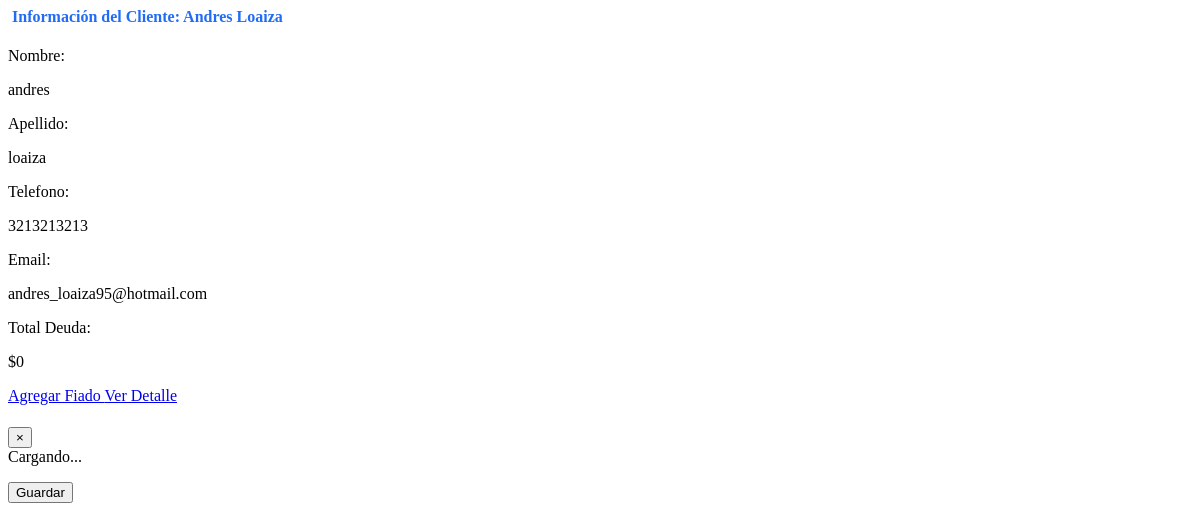
/clientes/cliente/727 (signed in), run on an earlier commit of the app's database.
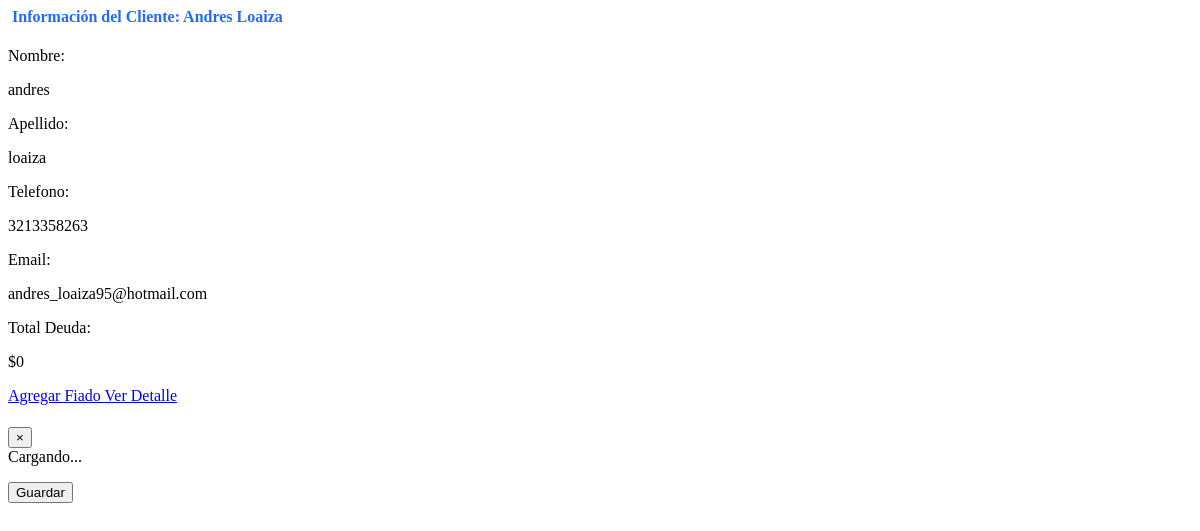
And on a later commit of the database.
### clientes/models.py (models this page shows, shortened)
class ClienteProfile(models.Model):
    nombre = models.CharField(max_length=100, blank=True)
    apellido = models.CharField(max_length=100, blank=True)
    email = models.EmailField(blank=True)
    telefono = models.CharField(max_length=20, blank=True)
    fecha_registro = models.DateTimeField(auto_now_add=True)
    activo = models.BooleanField(default=True)
    credit_balance = models.FloatField(max_length=100, blank=True, null=True)
    company = models.ForeignKey(
        'companies.CompanyProfile', on_delete=models.CASCADE,
        blank=True, null=True
    )
    @property
    def deuda(self):
        if self.credit_balance:
            locale.setlocale(locale.LC_ALL, 'es_CO.utf8')
            deuda = locale._format("%d", self.credit_balance, grouping=True)
            return deuda
        return '0'

### clientes/views.py (the view)
class ClienteDetailView(LoginRequiredMixin, PermissionRequiredMixin, generic.DetailView):
    template_name = 'clientes/detail_cliente.html'
    permission_required = 'organizaciones.pertenece_mesa_ayuda'
    slug_field = 'id'
    slug_url_kwarg = 'id'
    queryset = m.ClienteProfile.objects.all()
    def get_context_data(self, **kwargs):
        context = super().get_context_data(**kwargs)
        profile = self.get_object()
        context['cliente'] = profile
        return context

### clientes/templates/clientes/detail_cliente.html (shortened to what this page needs)
<div class="card">
    <div class="card-header d-flex justify-content-between">
        <h4 style="color:#216BF5;">&nbsp;Información del Cliente: {{ cliente.nombre|title }} {{ cliente.apellido|title }} </h4>
    </div>
    <div class="card-body">
        <div class="list-group list-group-flush">
            <div class="list-group-item d-flex align-items-center card-text pb-0" style="font-size: medium;">
                <p class="mr-2 text-blue font-weight-bold">Nombre:</p>
                <p class="mr-4 text-capitalize text-dark ">{{ cliente.nombre }}</p>
                <p class="mr-2 text-blue font-weight-bold">Apellido:</p>
                <p class="mr-4 text-capitalize text-dark ">{{ cliente.apellido }}</p>
                <p class="mr-2 text-blue font-weight-bold">Telefono:</p>
                <p class="mr-4 text-dark ">{{ cliente.telefono }}</p>
            </div>
            <div class="list-group-item d-flex align-items-center card-text pb-0" style="font-size: medium;">
                <p class="mr-2 text-blue font-weight-bold">Email:</p>
                <p class="text-capitalize text-dark ">{{ cliente.email }}</p>
            </div>
            <div class="list-group-item d-flex align-items-center card-text pb-0" style="font-size: medium;">
                <p class="mr-2 text-blue font-weight-bold font-weight-bold">Total Deuda:</p>
                <p class="mr-4 text-capitalize text-dark ">${{ cliente.deuda }}</p>
            </div>
            <div class="list-group-item">
                <a class="btn btn-sm btn-warning mt-5" href="javascript:void(0);" data-toggle="modal" data-target="#form-modal" data-url="{% url 'transacciones:add_credit' cliente.id %}"
                    data-title="Agregar Fiado" data-action="Guardar">
                    Agregar Fiado
                </a>
                <a class="btn btn-sm btn-primary mt-5" href="{% url 'transacciones:transacciones_list' cliente.id %}">
                    Ver Detalle
                </a>
            </div>
        </div>
    </div>
</div>
<div id="form-modal" class="modal fade" tabindex="-1" role="dialog" aria-labelledby="form-title" aria-hidden="true">
    <div class="modal-dialog modal-dialog-centered modal-dialog-scrollable" role="document">
        <div class="modal-content">
            <div class="modal-header">
                <button class="close" data-dismiss="modal" aria-label="Close">
                    <span aria-hidden="true">&times;</span>
                </button>
            </div>
            <div class="modal-body">
                <form id="form" method="POST">
                    Cargando...
                </form>
            </div>
            <div class="modal-footer">
                <button id="form-button" class="btn btn-info" type="submit" form="form">Guardar</button>
            </div>
        </div>
    </div>
</div>

What changed in the data, as far as the page shows it:
changed ClienteProfile "Andres": telefono "3213213213" → "3213358263"
